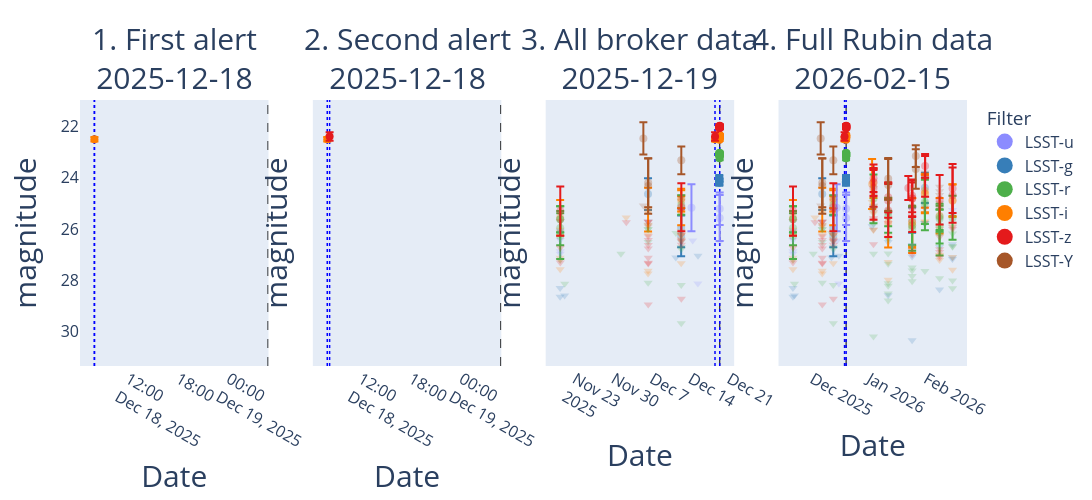
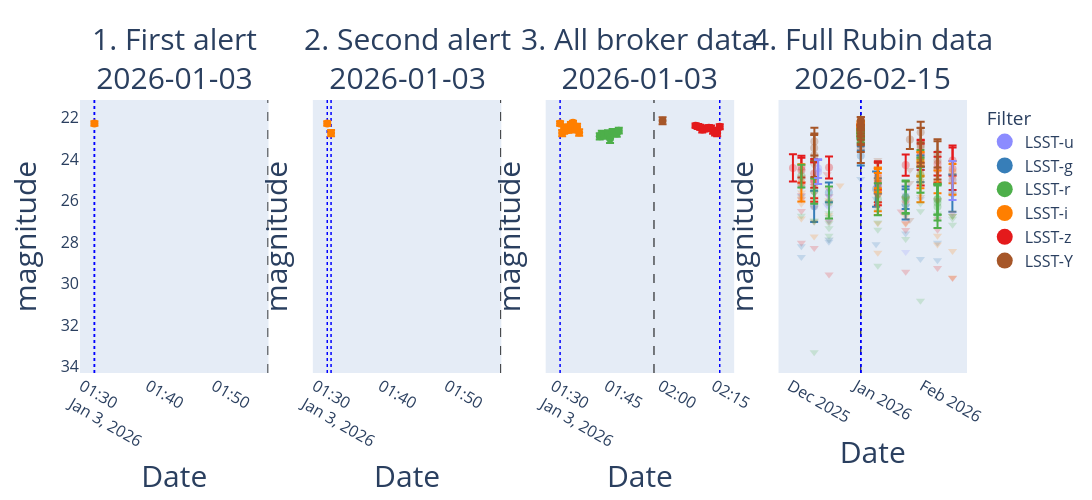
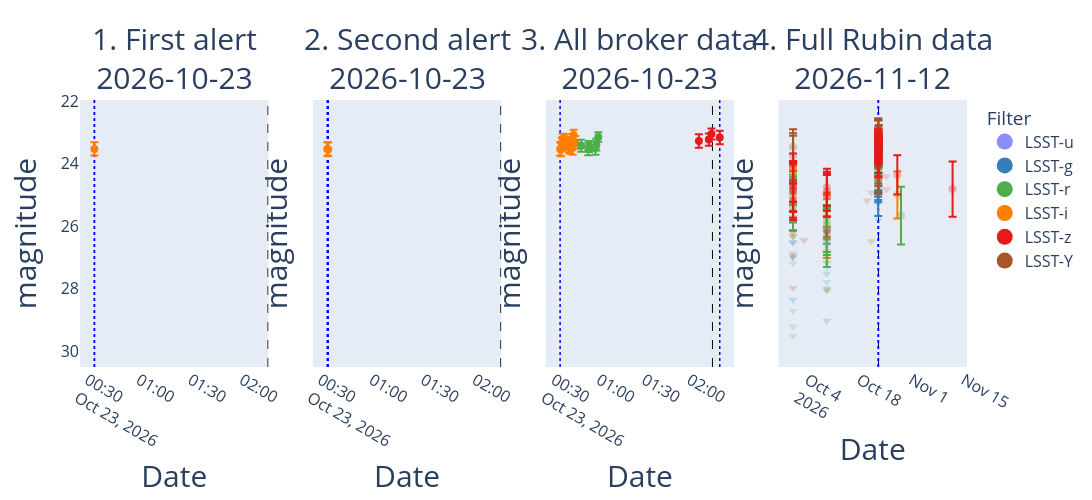
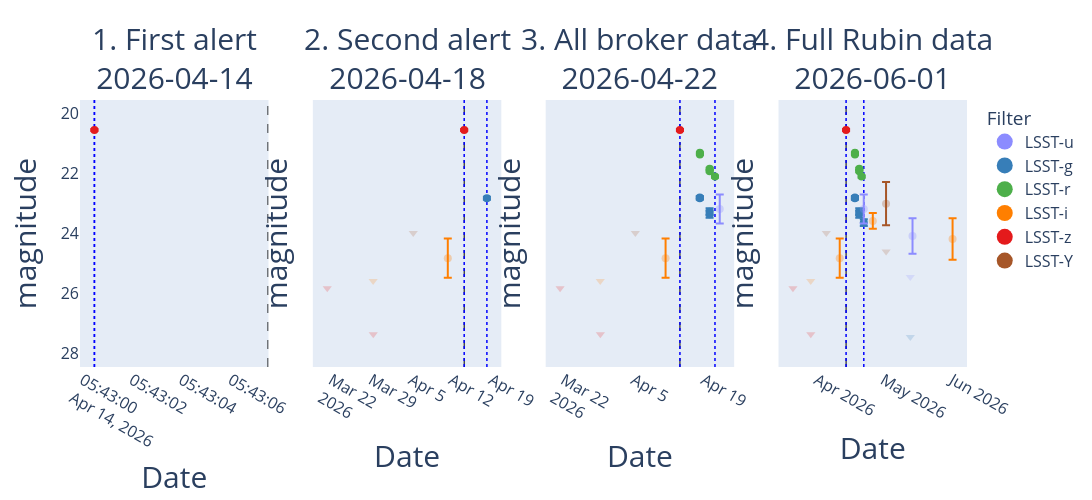

Notebook code for these charts, in order:
### Code cell
for idx in top_10_snids_by_magnitude_count.index:
    plot_lc_subplots(df_phot,df_header, idx, inmag=True,convert_date=True)
